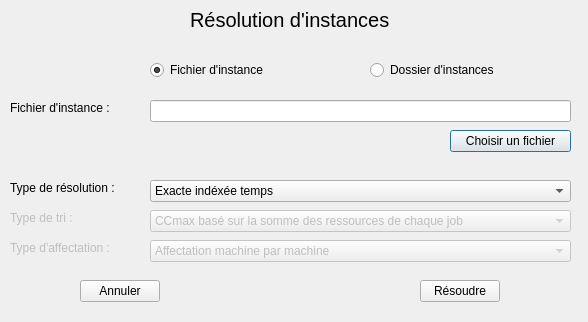
<?xml version="1.0" encoding="UTF-8"?>
<ui version="4.0">
 <class>ResolutionInstance</class>
 <widget class="QDialog" name="ResolutionInstance">
  <property name="geometry">
   <rect>
    <x>0</x>
    <y>0</y>
    <width>588</width>
    <height>322</height>
   </rect>
  </property>
  <property name="windowTitle">
   <string>Dialog</string>
  </property>
  <widget class="QLabel" name="titleLabel">
   <property name="geometry">
    <rect>
     <x>190</x>
     <y>10</y>
     <width>231</width>
     <height>20</height>
    </rect>
   </property>
   <property name="font">
    <font>
     <pointsize>15</pointsize>
    </font>
   </property>
   <property name="text">
    <string>Résolution d'instances</string>
   </property>
  </widget>
  <widget class="QLabel" name="fichierInstanceLabel">
   <property name="geometry">
    <rect>
     <x>10</x>
     <y>100</y>
     <width>121</width>
     <height>16</height>
    </rect>
   </property>
   <property name="text">
    <string>Fichier d'instance :</string>
   </property>
  </widget>
  <widget class="QLabel" name="typeResolutionLabel">
   <property name="geometry">
    <rect>
     <x>10</x>
     <y>180</y>
     <width>121</width>
     <height>16</height>
    </rect>
   </property>
   <property name="text">
    <string>Type de résolution :</string>
   </property>
  </widget>
  <widget class="QComboBox" name="typeResolutionComboBox">
   <property name="geometry">
    <rect>
     <x>150</x>
     <y>180</y>
     <width>421</width>
     <height>22</height>
    </rect>
   </property>
   <item>
    <property name="text">
     <string>Exacte indéxée temps</string>
    </property>
   </item>
   <item>
    <property name="text">
     <string>Exacte indéxée jobs</string>
    </property>
   </item>
   <item>
    <property name="text">
     <string>Heuristiques</string>
    </property>
   </item>
  </widget>
  <widget class="QLineEdit" name="choisirFichierLineEdit">
   <property name="geometry">
    <rect>
     <x>150</x>
     <y>100</y>
     <width>421</width>
     <height>22</height>
    </rect>
   </property>
  </widget>
  <widget class="QPushButton" name="choisirFichierPushButton">
   <property name="geometry">
    <rect>
     <x>450</x>
     <y>130</y>
     <width>121</width>
     <height>22</height>
    </rect>
   </property>
   <property name="text">
    <string>Choisir un fichier</string>
   </property>
  </widget>
  <widget class="QPushButton" name="validerPushButton">
   <property name="geometry">
    <rect>
     <x>420</x>
     <y>280</y>
     <width>80</width>
     <height>22</height>
    </rect>
   </property>
   <property name="text">
    <string>Résoudre</string>
   </property>
  </widget>
  <widget class="QPushButton" name="annulerPushButton">
   <property name="geometry">
    <rect>
     <x>80</x>
     <y>280</y>
     <width>80</width>
     <height>22</height>
    </rect>
   </property>
   <property name="text">
    <string>Annuler</string>
   </property>
  </widget>
  <widget class="QRadioButton" name="fichierRadioButton">
   <property name="geometry">
    <rect>
     <x>150</x>
     <y>60</y>
     <width>131</width>
     <height>20</height>
    </rect>
   </property>
   <property name="text">
    <string>Fichier d'instance</string>
   </property>
   <property name="checked">
    <bool>true</bool>
   </property>
  </widget>
  <widget class="QRadioButton" name="dossierRadioButton">
   <property name="geometry">
    <rect>
     <x>370</x>
     <y>60</y>
     <width>141</width>
     <height>20</height>
    </rect>
   </property>
   <property name="text">
    <string>Dossier d'instances</string>
   </property>
  </widget>
  <widget class="QComboBox" name="triComboBox">
   <property name="enabled">
    <bool>false</bool>
   </property>
   <property name="geometry">
    <rect>
     <x>150</x>
     <y>210</y>
     <width>421</width>
     <height>22</height>
    </rect>
   </property>
   <item>
    <property name="text">
     <string>CCmax basé sur la somme des ressources de chaque job</string>
    </property>
   </item>
   <item>
    <property name="text">
     <string>CCmax basé sur la ressource maximale de chaque job</string>
    </property>
   </item>
   <item>
    <property name="text">
     <string>Somme des ressources de chaque job</string>
    </property>
   </item>
   <item>
    <property name="text">
     <string>Valeur moyenne des ressources des sous-ensembles maximaux</string>
    </property>
   </item>
  </widget>
  <widget class="QLabel" name="typeTriLabel">
   <property name="enabled">
    <bool>false</bool>
   </property>
   <property name="geometry">
    <rect>
     <x>10</x>
     <y>210</y>
     <width>121</width>
     <height>16</height>
    </rect>
   </property>
   <property name="text">
    <string>Type de tri :</string>
   </property>
  </widget>
  <widget class="QLabel" name="typeAffectationLabel">
   <property name="enabled">
    <bool>false</bool>
   </property>
   <property name="geometry">
    <rect>
     <x>10</x>
     <y>240</y>
     <width>121</width>
     <height>16</height>
    </rect>
   </property>
   <property name="text">
    <string>Type d'affectation :</string>
   </property>
  </widget>
  <widget class="QComboBox" name="affectationComboBox">
   <property name="enabled">
    <bool>false</bool>
   </property>
   <property name="geometry">
    <rect>
     <x>150</x>
     <y>240</y>
     <width>421</width>
     <height>22</height>
    </rect>
   </property>
   <item>
    <property name="text">
     <string>Affectation machine par machine</string>
    </property>
   </item>
   <item>
    <property name="text">
     <string>Affectation priorisant la machine avec le moins de charge</string>
    </property>
   </item>
  </widget>
 </widget>
 <resources/>
 <connections/>
</ui>
